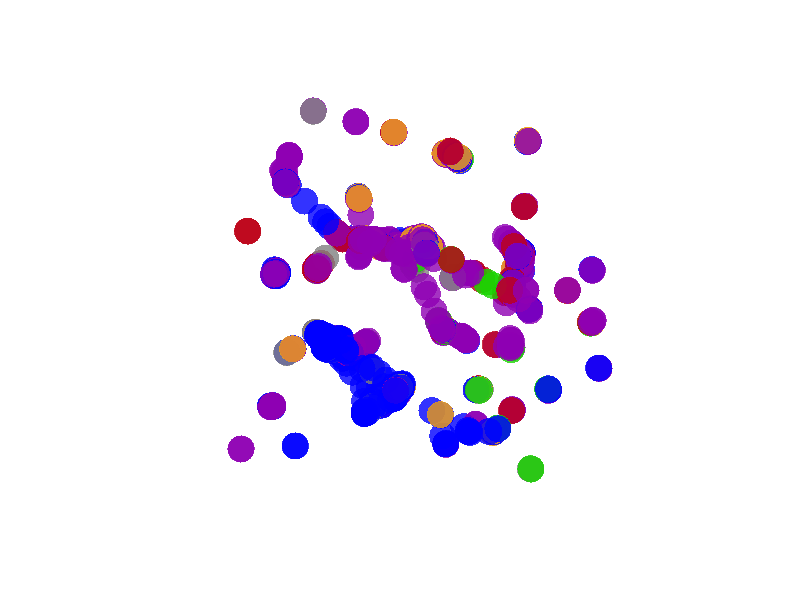
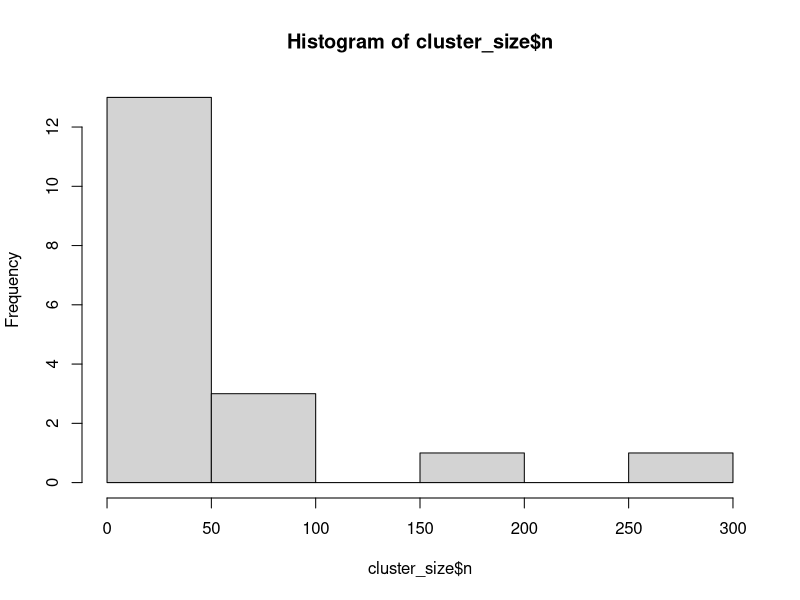

The R source for these figures, in order: (Note: this script raises an error after producing the figures.)
library(tidyverse)
library(igraph)
library(tidyverse)
library(purrr)
library(glue)

resolution_parameter = 0.002

min_cluster_size = 5

citing_cited <- read_csv("./03_cienciometria/dados/citing_cited.csv")

#### Defining the links between documents ####

# Example below: bibliographic coupling

bib_coupling <- citing_cited %>%
  inner_join(select(citing_cited, UT_x, UT_y), by = "UT_y") %>%
  filter(!(UT_x.x == UT_x.y)) %>%
  group_by(UT_x.x, UT_x.y) %>%
  summarise(weight = n()) %>%
  ungroup() %>%
  group_by(UT_x.x) %>%
  slice_max(order_by = weight, n = 20) %>%
  mutate(weight = weight/sum(weight)) %>%
  ungroup()

core <- read_csv("./03_cienciometria/dados/core.csv") %>%
  select(UT, TI, SO, PY, SC, WC) %>%
  filter(UT %in% c(bib_coupling$UT_x.x, bib_coupling$UT_x.y))

#### Mapa de documentos ####

colors <- data.frame(group = c("Biomedical and health sciences", "Life and earth sciences", "Mathematics and computer science",
                               "Physical sciences and engineering", "Social sciences and humanities"), color_science = c("#19D400","#F5A511",
                                                                                                                         "#8F00B3",
                                                                                                                         "#0000FF","#BD0016"))

fields <- readxl::read_xlsx("./03_cienciometria/dados/main_field.xlsx") %>%
  mutate(`Journal subject category` = tolower(`Journal subject category`)) %>%
  mutate_all(str_squish)


map_doc <- core %>%
  separate_rows(WC, sep = ";") %>%
  mutate(WC = str_squish(tolower(WC))) %>% 
  mutate(WC = gsub("\\&", "&", WC, fixed = TRUE)) %>%
  left_join(fields, by = c("WC" = "Journal subject category")) %>%
  mutate(id = paste0(UT,"_", Field), value = 1) %>% rename(group = Field) %>% left_join(colors) %>%
  distinct(id, .keep_all = TRUE)


network_doc <- bib_coupling %>%
  filter(UT_x.x %in% core$UT & UT_x.y %in% core$UT) %>% 
  left_join(map_doc, by = c("UT_x.x" = "UT")) %>%
  left_join(map_doc, by = c("UT_x.y" = "UT")) %>% 
  select(from = id.x, to = id.y, weight)


map_doc <- map_doc %>%
  distinct(id, group, color_science) %>%
  mutate(group = case_when(is.na(group) ~ "Multidisciplinary",
                           TRUE ~ as.character(group)),
         color_science = case_when(is.na(color_science) ~ "#808080",
                                   TRUE ~ as.character(color_science))) %>%
  select(id, group, color_science)


net_doc <- graph_from_data_frame(network_doc, vertices = map_doc)

E(net_doc)$lty <- 0

E(net_doc)$color <- "#FF000000"

l <- layout_with_drl(net_doc)

# png("./intelligence innovation/Output/shiny/RF/www/doc_net.png", width = 20, height = 20, res = 500, units = "in", bg="transparent")
plot(net_doc, layout = l, vertex.label = NA,
     vertex.color = adjustcolor(V(net_doc)$color_science, alpha.f = .8), vertex.size = 15, vertex.frame.color = "#FF000000")
# dev.off()


#### Clustering Process ####

graph <- graph_from_data_frame(bib_coupling, vertices = core, directed = FALSE)

##### Filter only the graph big component ####
components <- igraph::clusters(graph)

biggest_cluster_id <- which.max(components$csize)

# ids
vert_ids <- V(graph)[components$membership == biggest_cluster_id]

# subgraph
graph <- induced_subgraph(graph, vert_ids)

##### Clustering algorithm ####

RF <- cluster_leiden(graph, resolution_parameter = resolution_parameter)

clusters <- tibble(cluster = RF$membership, UT = RF$names)

#### Filter 

new_core <- core %>%
  inner_join(clusters) %>%
  group_by(cluster) %>%
  filter(n() >= min_cluster_size) %>%
  ungroup()

nrow(new_core)/nrow(core)

cluster_size <- new_core %>%
  count(cluster, sort = TRUE)

hist(cluster_size$n)

##### cluster similarity based on bibliographic coupling ####

# cluster_similarity_bib_coupling <- citing_cited %>%
#   inner_join(select(citing_cited, UT_x, UT_y), by = "UT_y") %>%
#   filter(!(UT_x.x == UT_x.y)) %>%
#   inner_join(select(new_core, UT, cluster), by = c("UT_x.x" = "UT")) %>%
#   inner_join(select(new_core, UT, cluster), by = c("UT_x.y" = "UT")) %>%
#   filter(cluster.x != cluster.y) %>%
#   group_by(cluster.x, cluster.y) %>%
#   summarise(weight = n()) %>%
#   ungroup() %>%
#   group_by(cluster.x) %>%
#   slice_max(order_by = weight, n = 1) %>%
#   mutate(weight = weight/sum(weight)) %>%
#   ungroup()
  
  


# ##### cluster similarity based on textual distance - BM 25 Score ####
# 
nounphrases <- read_csv("./03_cienciometria/dados/noun_phrases.csv") %>%
  inner_join(new_core) %>%
  count(cluster, noun_phrase)

document_length <- nounphrases %>%
  group_by(cluster) %>%
  summarise(n = sum(n)) %>%
  filter(n > 10) %>%
  ungroup() %>%
  mutate(avg_doc_length = mean(n)) %>%
  rename(d = n)

total_documents <- nrow(distinct(new_core, cluster))


idf <- nounphrases %>%
  group_by(noun_phrase) %>%
  summarise(q = n_distinct(cluster)) %>%
  ungroup() %>%
  filter(q >= 5) %>%
  mutate(idf_m = log((total_documents - q + 0.5)/(q + 0.5)) + 1)

bm25 <- nounphrases %>%
  group_by(cluster, noun_phrase) %>%
  ungroup() %>%
  left_join(document_length) %>%
  inner_join(idf, by = "noun_phrase") %>%
  mutate(bm25 = idf_m * ((n * (2 + 1)) / (n + 2 * (1- 0.75 + 0.75 * (d/avg_doc_length))))) %>%
  select(cluster, noun_phrase, bm25) %>%
  filter(!(noun_phrase %in% c("article", "paper", "objective", "year", "data", "conclusion", "work", "abstract", "research", "analysis"))) %>%
  arrange(cluster, noun_phrase)

cluster_similarity <- bm25 %>%
  inner_join(bm25, by = "noun_phrase") %>%
  filter(cluster.x != cluster.y) %>%
  mutate(bm25 = (bm25.x + bm25.y)/2) %>%
  group_by(cluster.x, cluster.y) %>%
  summarise(bm25 = sum(bm25)) %>%
  ungroup() %>%
  group_by(cluster.x) %>%
  mutate(bm25 = bm25/sum(bm25)) %>%
  slice_max(order_by = bm25, n = 20) %>%
  ungroup() %>%
  filter(bm25 > 0) %>%
  rename(weight = bm25)


##### Clustering caracteristics ####

avg_year <- new_core %>%
  filter(!(is.na(PY))) %>%
  group_by(cluster) %>%
  summarise(avg_year = mean(PY))

fields <- readxl::read_xlsx("./03_cienciometria/dados/main_field.xlsx") %>%
  mutate(`Journal subject category` = tolower(`Journal subject category`)) %>%
  mutate_all(str_squish)

science <- new_core %>%
  separate_rows(WC, sep = ";") %>%
  mutate(WC = str_squish(tolower(WC))) %>% 
  mutate(WC = gsub("\\&", "&", WC, fixed = TRUE)) %>%
  left_join(fields, by = c("WC" = "Journal subject category")) %>%
  group_by(UT) %>%
  mutate(weight = 1/n()) %>%
  group_by(cluster, Field) %>%
  summarise(weight = sum(weight)) %>%
  group_by(cluster) %>%
  slice_max(order_by = weight, n = 1) %>%
  select(-weight) %>%
  ungroup()


category <- new_core %>%
  separate_rows(WC, sep = ";") %>%
  mutate(WC = str_squish(tolower(WC))) %>% 
  mutate(WC = gsub("\\&", "&", WC, fixed = TRUE)) %>%
  left_join(fields, by = c("WC" = "Journal subject category")) %>%
  group_by(UT, WC, cluster) %>%
  mutate(weight = 1/n()) %>%
  ungroup() %>%
  group_by(cluster, WC) %>%
  summarise(weight = sum(weight)) %>%
  ungroup() %>%
  group_by(cluster) %>%
  slice_max(order_by = weight, n = 10) %>% 
  aggregate(WC ~ cluster, ., paste, collapse = "; " ) %>%
  mutate(journal_category = paste0("<tr><td>Most frequent categories:</td><td>", WC,"</td></tr>")) %>%
  select(-WC)

label <- bm25 %>%
  group_by(cluster) %>%
  slice_max(order_by = bm25, n = 1) %>%
  select(-bm25) %>%
  rename(label = noun_phrase)

keywords <- bm25 %>%
  group_by(cluster) %>%
  slice_max(order_by = bm25, n = 10) %>%
  aggregate(noun_phrase ~ cluster, ., paste, collapse = "; " ) %>%
  mutate(noun_phrase = paste0("<tr><td>Most frequent terms:</td><td>", noun_phrase,"</td></tr>"))

# 
map_clusters <- science %>%
  mutate(description = paste0("<table>", Field))

map_clusters <- new_core %>%
  count(cluster) %>%
  left_join(category) %>%
  left_join(science) %>%
  left_join(label) %>%
  left_join(keywords) %>%
  left_join(avg_year) %>%
  rename(id = cluster, weight = n) %>%
  mutate(description = paste0("<table>", journal_category, noun_phrase, "</table>")) %>%
  select(-journal_category, -Field, -noun_phrase, "score<avg-year>" = avg_year) %>%
  distinct(id, .keep_all = TRUE)

write.table(map_clusters, "./03_cienciometria/dados/map_clusters.txt", sep = ";", quote = TRUE, row.names = FALSE, col.names = TRUE)

write.table(cluster_similarity, "./03_cienciometria/dados/network_clusters.txt", sep = "\t", col.names = FALSE, row.names = FALSE, quote = FALSE)

rstudioapi::terminalExecute(glue::glue("VOSviewer.exe -map {normalizePath(getwd())}//03_cienciometria/dados/map_clusters.txt -network {normalizePath(getwd())}/03_cienciometria/dados/network_clusters.txt -largest_component -attraction 4 -repulsion -1"))

# rstudioapi::terminalExecute(glue::glue("java -jar VOSviewer.jar -map {normalizePath(getwd())}//03_cienciometria/dados/map_clusters.txt -network {normalizePath(getwd())}/03_cienciometria/dados/network_clusters.txt -largest_component -attraction 4 -repulsion -1"))
